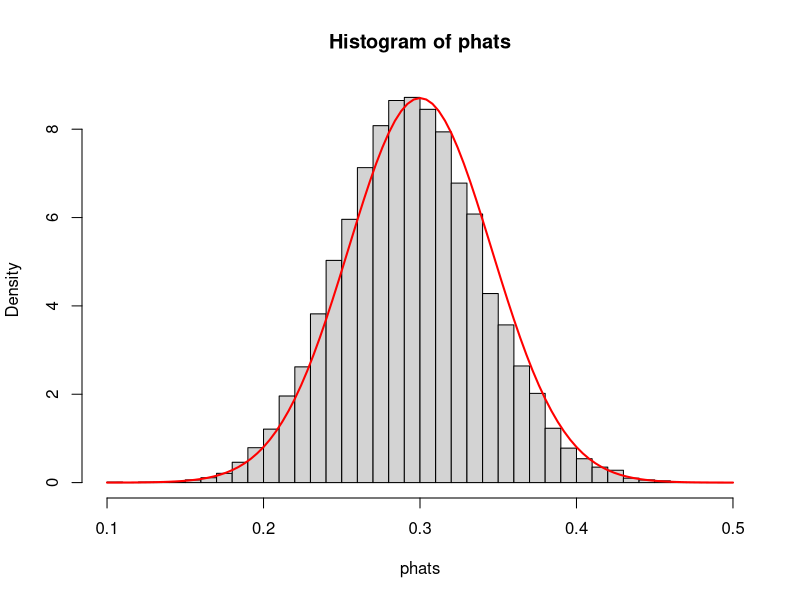

Write R code to recreate this figure.
## ---- chunk 1
knitr::opts_chunk$set(echo=TRUE, fig.align="center")
## ---- chunk 2
binom.test(24,29)
binom.test(24,29)$p.value
## ---- chunk 3
qbinom(0.025,29,0.5) 
pbinom(9,29,0.5)
## ---- chunk 4
pbinom(8,29,0.5)
## ---- chunk 5
pbinom(8,29,0.5) + 1-pbinom(20,29,0.5) 
## ---- chunk 6
2*(1-pbinom(23,29,0.5)) 
## ---- chunk 7
binom.test(24,29)$conf.int
## ---- chunk 8
binom.test(17,25)
binom.test(17,25)$p.value
binom.test(17,25)$conf.int 
## ---- chunk 9
binom.test(0,15)$conf.int
## ---- chunk 10
1-(0.025)^(1/15)
## ---- chunk 11
3/15
## ---- chunk 12
binom.test(15,15)$conf.int
## ---- chunk 13
(0.025)^(1/15)
## ---- chunk 14
1-3/15
## ---- chunk 15
x <- 22
n <- 100
phat <- x/n
phat
## ---- chunk 16
binom.test(x,n)$conf.int
## ---- chunk 17
n*phat
n*phat*(1-phat)
## ---- chunk 18
phat+c(-1,1)*1.96*sqrt(phat*(1-phat)/n)
## ---- chunk 19
round(binom.test(x,n)$conf.int,2)
round(phat+c(-1,1)*1.96*sqrt(phat*(1-phat)/n),2)
## ---- chunk 20
n <- 100
p <- 0.3
set.seed(1)
x <- rbinom(10000,n,p)
phats <- x/n
hist(phats,breaks=seq(0.1,0.5,0.01),prob=TRUE)
curve(dnorm(x,mean=p,sd=sqrt(p*(1-p)/n)),add=TRUE,col="red",lwd=2)
